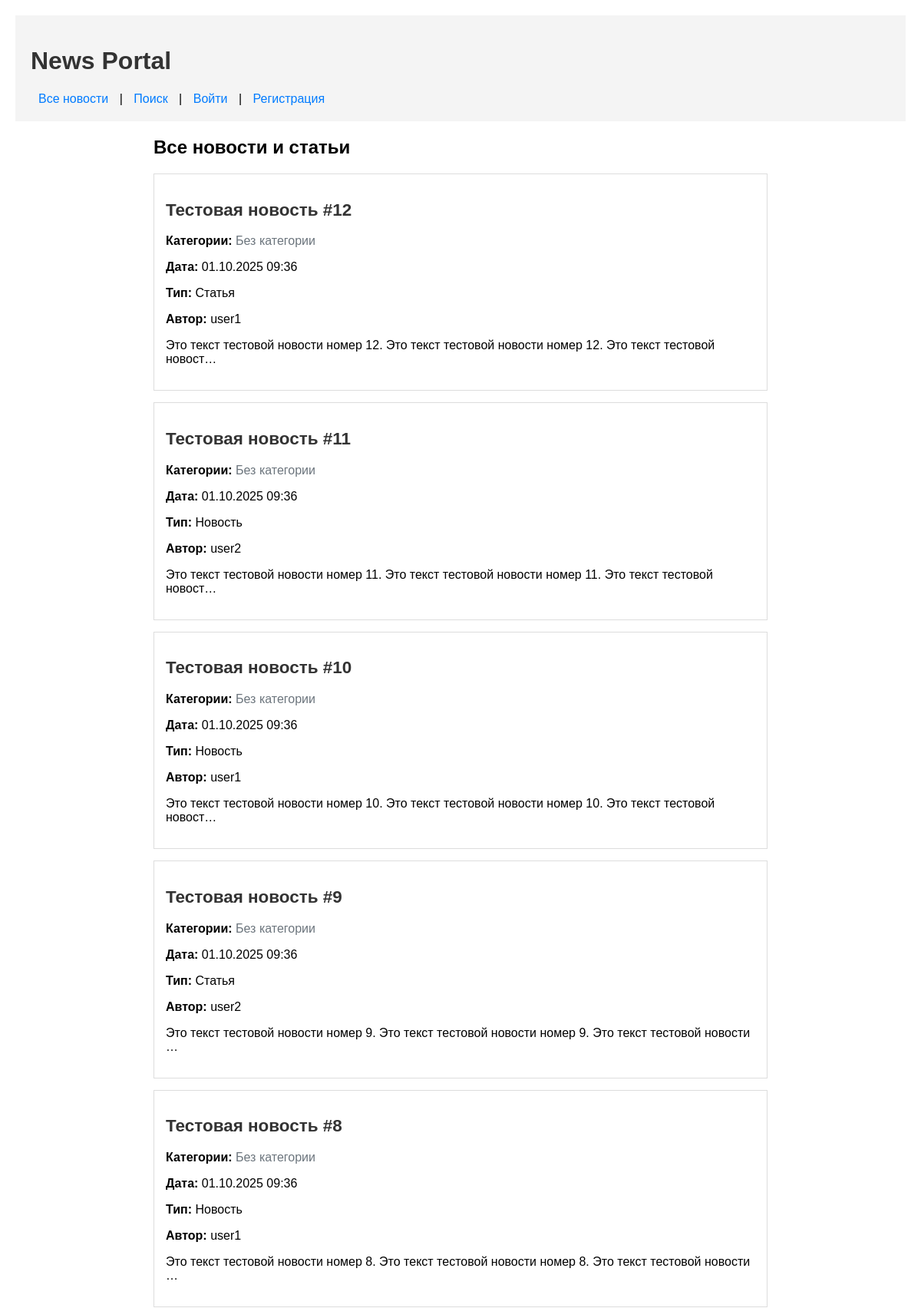
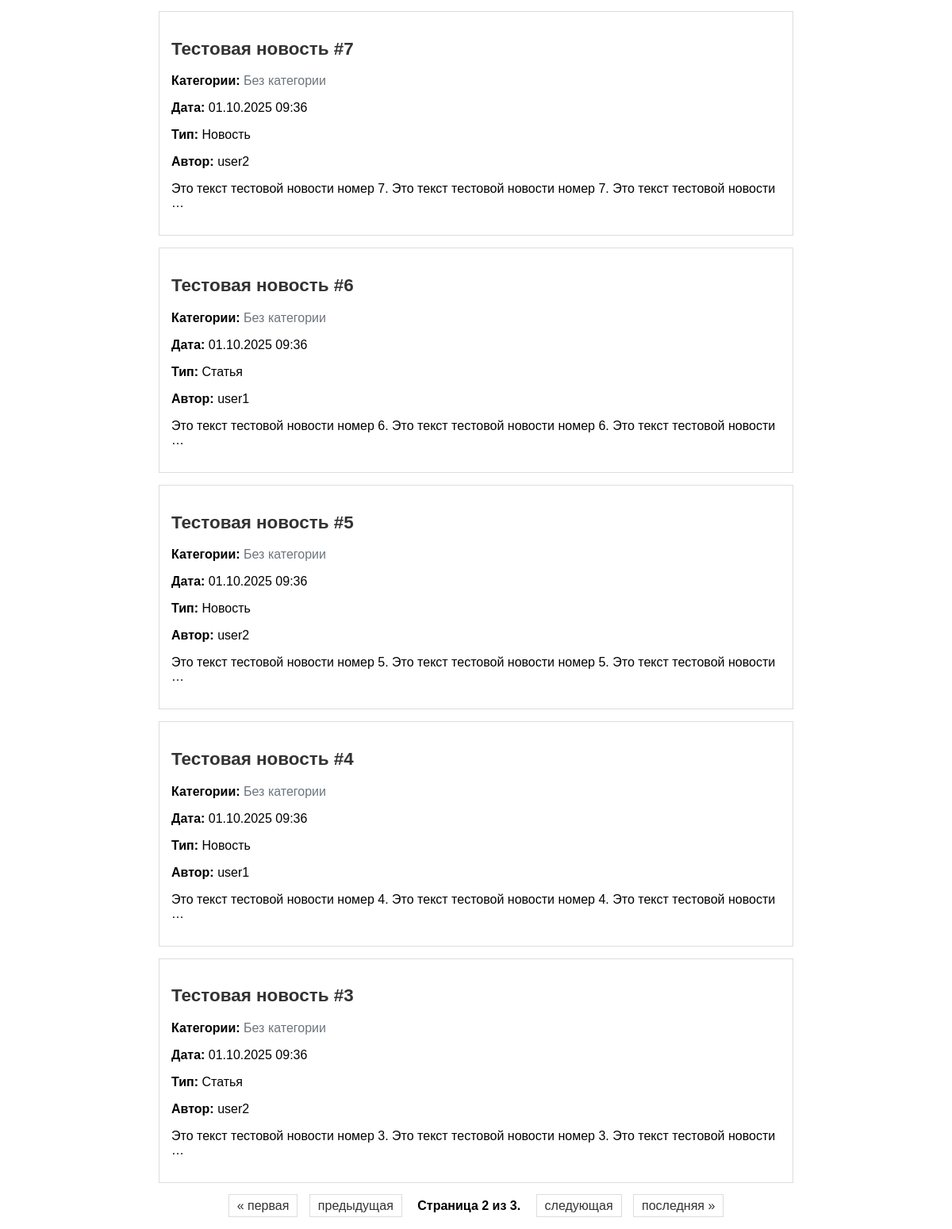
Screenshot of /news/?page=2 with the database file from the repository (2 pictures, top to bottom).
### news/models.py (models this page shows, shortened)
class Post(models.Model):
    ARTICLE = 'AR'
    NEWS = 'NW'
    POST_TYPES = [
        (ARTICLE, 'Статья'),
        (NEWS, 'Новость'),
    ]
    author = models.ForeignKey(Author, on_delete=models.CASCADE)
    post_type = models.CharField(max_length=2, choices=POST_TYPES, default=ARTICLE)
    created_at = models.DateTimeField(auto_now_add=True)
    categories = models.ManyToManyField(Category, through='PostCategory')
    title = models.CharField(max_length=200)
    text = models.TextField()
    rating = models.IntegerField(default=0)

class Author(models.Model):
    user = models.OneToOneField(User, on_delete=models.CASCADE)
    rating = models.IntegerField(default=0)

### news/views.py (the view)
# urls.py: path('', views.news_list, name='news_list'),
def news_list(request):
    posts_list = Post.objects.all().order_by('-created_at')
    paginator = Paginator(posts_list, 10)
    page_number = request.GET.get('page')
    page_obj = paginator.get_page(page_number)
    return render(request, 'news/news_list.html', {'page_obj': page_obj})

### news/templatetags/custom_filters.py (called while the page is built)
@register.filter
@stringfilter
def censor(value):
    bad_words = ['редиска', 'хрен', 'дурак']
    result = value
    for word in bad_words:
        if word in result.lower():
            start = result.lower().find(word)
            censored_word = word[0] + '*' * (len(word) - 1)
            original_word = result[start:start + len(word)]
            censored_word_with_case = original_word[0] + '*' * (len(original_word) - 1)
            result = result.replace(original_word, censored_word_with_case)
    return result

### news/templates/news/news_list.html (shortened to what this page needs)
{% extends 'news/default.html' %}
{% load custom_filters %}
{% block content %}
    <h2>Все новости и статьи</h2>
    {% if page_obj %}
        {% for post in page_obj %}
            <div class="news-item">
                <h3>
                    <a href="{% url 'news_detail' post.id %}" class="news-title">
                        {{ post.title|censor }}
                    </a>
                </h3>
            <div class="categories" style="margin: 10px 0;">
                <strong>Категории:</strong>
                {% for category in post.categories.all %}
                    <span class="category-tag" style="background: #e9ecef; padding: 3px 8px; border-radius: 15px; margin: 0 5px; font-size: 0.9em;">
                        {{ category.name }}
                        {% if user.is_authenticated %}
                            {% if user in category.subscribers.all %}
                                <a href="{% url 'unsubscribe_category' category.id %}"
                                style="color: #dc3545; margin-left: 5px; text-decoration: none;"
                                title="Отписаться">✕</a>
                            {% else %}
                                <a href="{% url 'subscribe_category' category.id %}"
                                style="color: #28a745; margin-left: 5px; text-decoration: none;"
                                title="Подписаться">+</a>
                            {% endif %}
                        {% endif %}
                    </span>
                {% empty %}
                    <span style="color: #6c757d;">Без категории</span>
                {% endfor %}
            </div>
                <p><strong>Дата:</strong> {{ post.created_at|date:"d.m.Y H:i" }}</p>
                <p><strong>Тип:</strong> {{ post.get_post_type_display }}</p>
                <p><strong>Автор:</strong> {{ post.author.user.username }}</p>
                <p>{{ post.text|truncatechars:100|censor }}</p>
            </div>
        {% endfor %}
    {% else %}
        <p>Новостей пока нет.</p>
    {% endif %}
    <div class="pagination">
        <span class="step-links">
            {% if page_obj.has_previous %}
                <a href="?page=1">&laquo; первая</a>
                <a href="?page={{ page_obj.previous_page_number }}">предыдущая</a>
            {% endif %}
            <span class="current">
                Страница {{ page_obj.number }} из {{ page_obj.paginator.num_pages }}.
            </span>
            {% if page_obj.has_next %}
                <a href="?page={{ page_obj.next_page_number }}">следующая</a>
                <a href="?page={{ page_obj.paginator.num_pages }}">последняя &raquo;</a>
            {% endif %}
        </span>
    </div>
{% endblock %}

### news/templates/news/default.html (style rules this page uses)
body { font-family: Arial, sans-serif; margin: 0; padding: 20px; }
.news-item { border: 1px solid #ddd; padding: 15px; margin-bottom: 15px; }
.news-title { color: #333; text-decoration: none; font-size: 1.2em; }
.pagination { margin-top: 20px; text-align: center; }
.step-links a { margin: 0 5px; padding: 5px 10px; border: 1px solid #ddd; text-decoration: none; color: #333; }
.current { margin: 0 10px; font-weight: bold; }

### rows the page displays
Post: title|censor "Тестовая новость #12", created_at "01.10.2025 09:36", post_type "Статья", author.user.username "user1", text|censor "Это текст тестовой новости номер 12. Это текст тестовой новости номер 12. Это текст тестовой новост…"
Post: title|censor "Тестовая новость #11", created_at "01.10.2025 09:36", post_type "Новость", author.user.username "user2", text|censor "Это текст тестовой новости номер 11. Это текст тестовой новости номер 11. Это текст тестовой новост…"
Post: title|censor "Тестовая новость #10", created_at "01.10.2025 09:36", post_type "Новость", author.user.username "user1", text|censor "Это текст тестовой новости номер 10. Это текст тестовой новости номер 10. Это текст тестовой новост…"
Post: title|censor "Тестовая новость #9", created_at "01.10.2025 09:36", post_type "Статья", author.user.username "user2", text|censor "Это текст тестовой новости номер 9. Это текст тестовой новости номер 9. Это текст тестовой новости …"
Post: title|censor "Тестовая новость #8", created_at "01.10.2025 09:36", post_type "Новость", author.user.username "user1", text|censor "Это текст тестовой новости номер 8. Это текст тестовой новости номер 8. Это текст тестовой новости …"
Post: title|censor "Тестовая новость #7", created_at "01.10.2025 09:36", post_type "Новость", author.user.username "user2", text|censor "Это текст тестовой новости номер 7. Это текст тестовой новости номер 7. Это текст тестовой новости …"
Post: title|censor "Тестовая новость #6", created_at "01.10.2025 09:36", post_type "Статья", author.user.username "user1", text|censor "Это текст тестовой новости номер 6. Это текст тестовой новости номер 6. Это текст тестовой новости …"
Post: title|censor "Тестовая новость #5", created_at "01.10.2025 09:36", post_type "Новость", author.user.username "user2", text|censor "Это текст тестовой новости номер 5. Это текст тестовой новости номер 5. Это текст тестовой новости …"
Post: title|censor "Тестовая новость #4", created_at "01.10.2025 09:36", post_type "Новость", author.user.username "user1", text|censor "Это текст тестовой новости номер 4. Это текст тестовой новости номер 4. Это текст тестовой новости …"
Post: title|censor "Тестовая новость #3", created_at "01.10.2025 09:36", post_type "Статья", author.user.username "user2", text|censor "Это текст тестовой новости номер 3. Это текст тестовой новости номер 3. Это текст тестовой новости …"

### other values shown
{{ page_obj.number }} "2"
{{ page_obj.paginator.num_pages }} "3"
